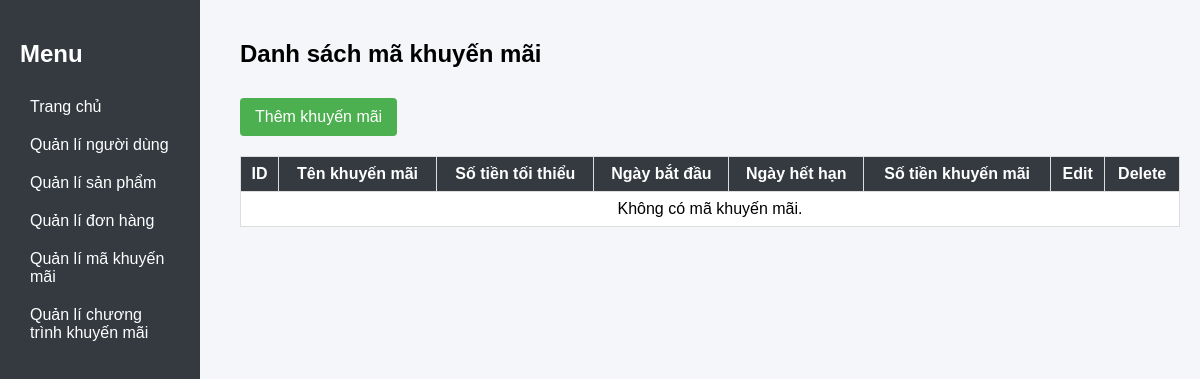
The app's page /layout/display_khuyen_mai_controller.php, older data.
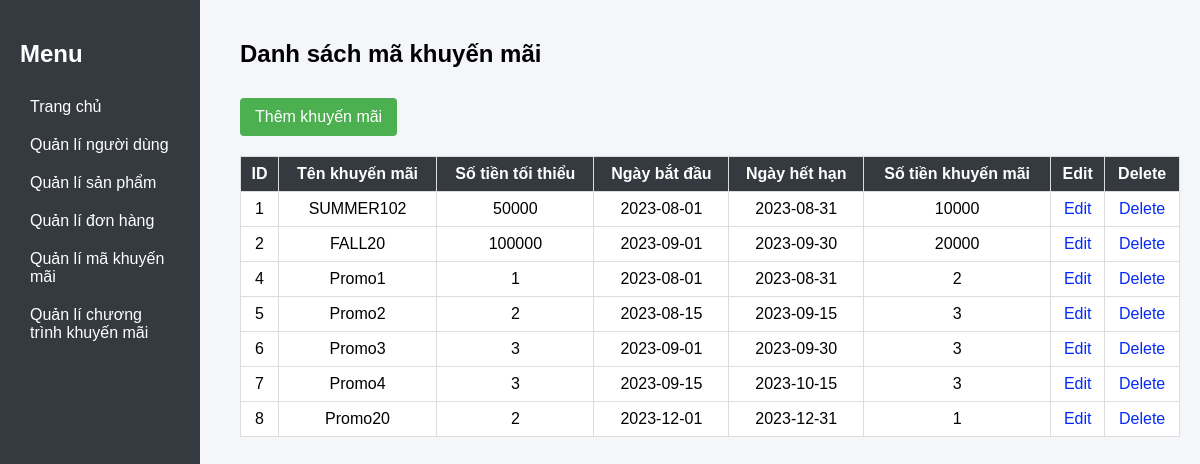
The same page, newer data.
### tables this page shows
CREATE TABLE `ma_khuyen_mai` (
  `id_ma_khuyen_mai` int(11) NOT NULL,
  `ten_khuyen_mai` varchar(255) NOT NULL,
  `so_tien_toi_thieu` decimal(10,0) NOT NULL,
  `ngay_bat_dau` date NOT NULL,
  `ngay_het_han` date NOT NULL,
  `so_tien_khuyen_mai` decimal(10,0) NOT NULL
);

### layout/display_khuyen_mai_controller.php (called while the page is built)
<?php
include 'connect.php';
include 'display_khuyen_mai_model.php';
$promoModel = new PromoModel($conn);
$allPromotions = $promoModel->getAllPromotions();
include 'view/display_khuyen_mai.php';
?>

### layout/display_khuyen_mai_model.php (called while the page is built)
<?php
class PromoModel {
    private $conn;
    public function __construct($conn) {
        $this->conn = $conn;
    }
    public function getAllPromotions() {
        $sql = "SELECT * FROM ma_khuyen_mai";
        $result = $this->conn->query($sql);
        $promotions = array();
        if ($result->num_rows > 0) {
            while ($row = $result->fetch_assoc()) {
                $promotions[] = $row;
            }
        }
        return $promotions;
    }
}
?>

### layout/view/display_khuyen_mai.php (the view, shortened to what this page needs)
<!DOCTYPE html>
<html>
<head>
    <link rel="stylesheet" type="text/css" href="/css/display_khuyen_mai.css">
</head>
<body>
    <?php include_once 'admin_dashboard.php'; ?>
    <div class="content"><h2>Danh sách mã khuyến mãi</h2>
    <a class="add_km" href="view/add_khuyen_mai.php">Thêm khuyến mãi</a>
    <table>
        <tr>
            <th>ID</th>
            <th>Tên khuyến mãi</th>
            <th>Số tiền tối thiểu</th>
            <th>Ngày bắt đầu</th>
            <th>Ngày hết hạn</th>
            <th>Số tiền khuyến mãi</th>
            <th>Edit</th>
            <th>Delete</th>
        </tr>
        <?php
        if (!empty($allPromotions)) {
            foreach ($allPromotions as $row) {
                echo "<tr>";
                echo "<td>" . $row["id_ma_khuyen_mai"] . "</td>";
                echo "<td>" . $row["ten_khuyen_mai"] . "</td>";
                echo "<td>" . $row["so_tien_toi_thieu"] . "</td>";
                echo "<td>" . $row["ngay_bat_dau"] . "</td>";
                echo "<td>" . $row["ngay_het_han"] . "</td>";
                echo "<td>" . $row["so_tien_khuyen_mai"] . "</td>";
                echo '<td><a class="link-edit" href="edit_ma_khuyen_mai.php?id=' . $row["id_ma_khuyen_mai"] . '">Edit</a></td>';
                echo '<td><a class="link-delete" href="/action/delete_ma_khuyen_mai.php?id=' . $row["id_ma_khuyen_mai"] . '">Delete</a></td>';
                echo "</tr>";
            }
        } else {
            echo "<tr><td colspan='8'>Không có mã khuyến mãi.</td></tr>";
        }
        ?>
    </table></div>
</body>
</html>

Row changes from the older to the newer data that the page shows:
added ma_khuyen_mai: id_ma_khuyen_mai "1", ten_khuyen_mai "SUMMER102", so_tien_toi_thieu "50000", ngay_bat_dau "2023-08-01", ngay_het_han "2023-08-31", so_tien_khuyen_mai "10000"
added ma_khuyen_mai: id_ma_khuyen_mai "2", ten_khuyen_mai "FALL20", so_tien_toi_thieu "100000", ngay_bat_dau "2023-09-01", ngay_het_han "2023-09-30", so_tien_khuyen_mai "20000"
added ma_khuyen_mai: id_ma_khuyen_mai "4", ten_khuyen_mai "Promo1", so_tien_toi_thieu "1", ngay_bat_dau "2023-08-01", ngay_het_han "2023-08-31", so_tien_khuyen_mai "2"
added ma_khuyen_mai: id_ma_khuyen_mai "5", ten_khuyen_mai "Promo2", so_tien_toi_thieu "2", ngay_bat_dau "2023-08-15", ngay_het_han "2023-09-15", so_tien_khuyen_mai "3"
added ma_khuyen_mai: id_ma_khuyen_mai "6", ten_khuyen_mai "Promo3", so_tien_toi_thieu "3", ngay_bat_dau "2023-09-01", ngay_het_han "2023-09-30", so_tien_khuyen_mai "3"
added ma_khuyen_mai: id_ma_khuyen_mai "7", ten_khuyen_mai "Promo4", so_tien_toi_thieu "3", ngay_bat_dau "2023-09-15", ngay_het_han "2023-10-15", so_tien_khuyen_mai "3"
added ma_khuyen_mai: id_ma_khuyen_mai "8", ten_khuyen_mai "Promo20", so_tien_toi_thieu "2", ngay_bat_dau "2023-12-01", ngay_het_han "2023-12-31", so_tien_khuyen_mai "1"
Text that changed along with them:
text no longer shown: "Không có mã khuyến mãi."
